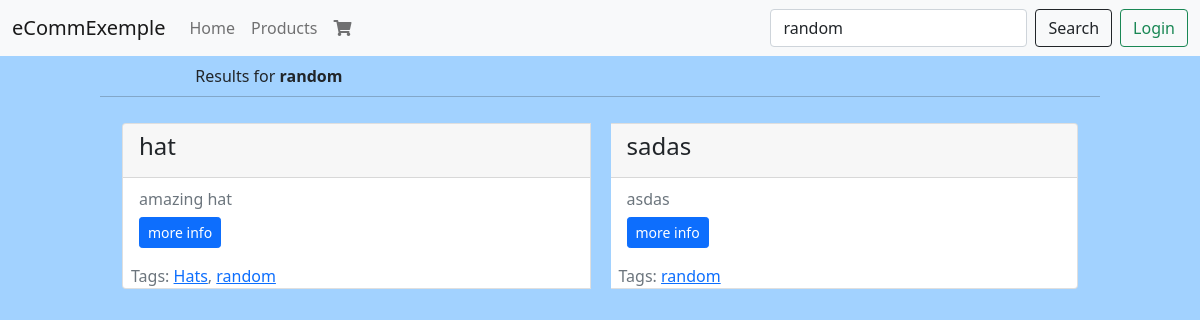
The app's page /search/?q=random with its own data.
### products/models.py (models this page shows, shortened)
class Product(models.Model):
    slug = models.SlugField(blank=True, null=True, unique=True)
    title = models.CharField(max_length=120)
    description = models.TextField()
    price = models.DecimalField(max_digits=5, decimal_places=2)
    image = models.ImageField(
        upload_to=upload_image_path, null=True, blank=True)
    featured = models.BooleanField(default=False)
    active = models.BooleanField(default=True)
    objects = ProductManger()
    def get_tags(self):
        return self.tag_set.all()

### tags/models.py (models this page shows)
class Tag(models.Model):
    slug = models.SlugField(blank=True, null=True)
    title = models.CharField(max_length=120)
    timestemp = models.DateTimeField(auto_now_add=True)
    active = models.BooleanField(default=True)
    products = models.ManyToManyField(Product, blank=True)
    def __str__(self) -> str:
        return f'{self.title}'

### search/views.py (the view)
# urls.py: path("", SearchListView.as_view(), name="search"),
class SearchListView(ListView):
    template_name = 'search/view.html'
    def get_queryset(self, *args, **kwargs):
        request = self.request
        query = request.GET.get('q', None)
        if query:
            return Product.objects.search(query)
        return Product.objects.none()
    def get_context_data(self, **kwargs):
        context = super().get_context_data(**kwargs)
        return context

### products/models.py (called while the page is built)
    def get_queryset(self):
        return ProductQuerySet(self.model, using=self._db)

    def search(self, query, *args, **kwargs):
        lookup = Q(description__icontains=query) | Q(
            title__icontains=query) | Q(tag__title__icontains=query)
        return self.filter(lookup).distinct()

### search/templates/search/view.html (shortened to what this page needs)
{% extends "base.html" %}
{%load static%}
{% block content %}
{%url 'products:products' as products_url%}
<div class="row">
    {%if request.GET.q %}
    <div class="col-12 col-lg-10 col-sm-8 my-2 mx-auto ">
        Results for <b>{{request.GET.q}}</b>
    </div>
    {%else%}
    <div class="col-12 col-lg-8 col-sm-8 my-4 mx-auto ">
        {% include 'search/snippets/form.html' %}
    </div>
    {%endif%}
    <hr />
</div>
<div class="row">
    {%include 'products/snippets/pruduct_list.html'%}
</div>
</div>
{% endblock content %}}

### products/templates/products/snippets/pruduct_list.html (shortened to what this page needs)
{% for product in product_list %}
{%if forloop.first%}
<div class="card-group">
    {%endif%}
    <div class=" card" style="margin:10px;width: 18rem;">
        <div class="card-header">
            <h4 class="card-title">{{product.title}}
            </h4>
        </div>
        <div class="card-body">
            <h6 class="card-subtitle text-muted">{{product.description|truncatewords:12}}</h6>
            <div class="mt-2">
                <a href="{% if product.featured %}
                        {% url 'products:featured_product' product.slug %}
                        {%else%}
                        {% url 'products:product' product.slug %}
                        {% endif %}" class="btn btn-primary btn-sm card-link">more
                    info</a>
            </div>
        </div>
        <div class="row ">
            <span class="ms-2 text-muted">
                Tags:
                {%for t in product.get_tags%}
                <a href="{%url 'search:search'%}?q={{t}}">{{t}}</a>{%if not forloop.last%},{%endif%}
                {%endfor%}
            </span>
        </div>
    </div>
    {% endfor %}
</div>

### templates/statics/css/base.css (style rules this page uses)
.bg { background-color: #A2D2FF; }

### records on screen
Product: title "hat", description "amazing hat"
Tag: title "Hats"
Tag: title "random"
Product: title "sadas", description "asdas"
Tag: title "random"

### other values on screen
{{ request.GET.q }} "random"
